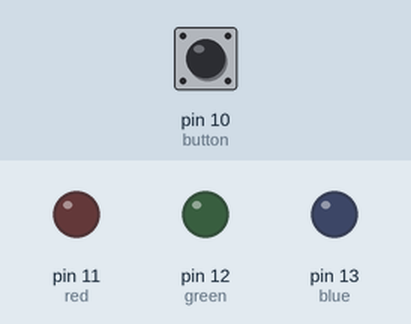
This sketch was run on a simulated Arduino Uno, built with avr-gcc and run on an emulated ATmega328P. Shown: output pins drawn as LEDs (lit = HIGH). The inputs (shaded band) are chosen by the test bench; at power-on: pin 10 (button) LOW. What the sketch prints to the serial monitor is not drawn.

Above: at 1.2 s.
1.3 s: pin 10 (button) pulled HIGH for 0.15 s
At 1.37 s:
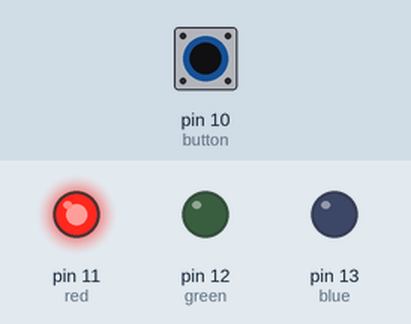
2.9 s: pin 10 (button) pulled HIGH for 3.2 s
At 7.3 s:
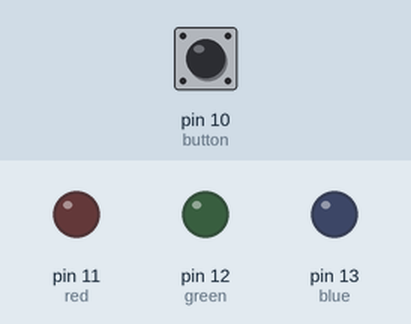
Timing chart, 0 to 8.8 s (numbered marks = the images above; inputs shaded):
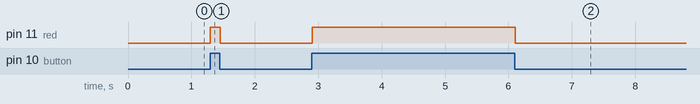

The sketch:

LED_BLINK_BUTTON.ino
```cpp
int button = 10;
int red = 11;
int green = 12;
int blue = 13;
int ledColor = red;
boolean buttonValue = LOW;

void setup() {
  Serial.begin(9600);
  pinMode(red,OUTPUT);
  pinMode(green,OUTPUT);
  pinMode(blue,OUTPUT);
  pinMode(button,INPUT);
  pinMode(A5,INPUT);
}

void loop() {
  buttonValue = digitalRead(button);
  //Serial.println(buttonValue);
  lightAllLed(buttonValue);
}

void selectLedColor(int colorOfLed, boolean stateOfLed ){
  digitalWrite(colorOfLed,stateOfLed);
}

void lightAllLed(boolean ledState){
  selectLedColor(red,ledState);
  if(ledState == 0)
  Serial.println("OFF");
  else
  Serial.println("RED");
  /*selectLedColor(green,ledState);
  selectLedColor(blue,ledState);*/
}
```

Measured:
- after the input at 1.3 s, pin 11 (red): LOW → HIGH at once, → LOW 0.15 s later
- after the input at 2.9 s, pin 11 (red): LOW → HIGH at once, → LOW 3.2 s later
